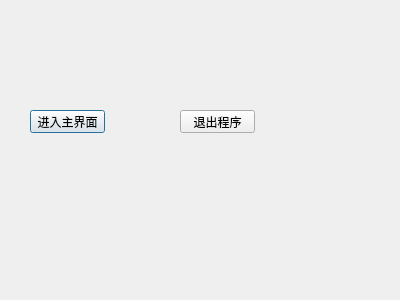
<?xml version="1.0" encoding="UTF-8"?>
<ui version="4.0">
 <class>MyDialog</class>
 <widget class="QDialog" name="MyDialog">
  <property name="geometry">
   <rect>
    <x>0</x>
    <y>0</y>
    <width>400</width>
    <height>300</height>
   </rect>
  </property>
  <property name="windowTitle">
   <string>Dialog</string>
  </property>
  <widget class="QPushButton" name="pushButton">
   <property name="geometry">
    <rect>
     <x>30</x>
     <y>110</y>
     <width>75</width>
     <height>23</height>
    </rect>
   </property>
   <property name="text">
    <string>进入主界面</string>
   </property>
  </widget>
  <widget class="QPushButton" name="pushButton_2">
   <property name="geometry">
    <rect>
     <x>180</x>
     <y>110</y>
     <width>75</width>
     <height>23</height>
    </rect>
   </property>
   <property name="text">
    <string>退出程序</string>
   </property>
  </widget>
 </widget>
 <resources/>
 <connections>
  <connection>
   <sender>pushButton_2</sender>
   <signal>clicked()</signal>
   <receiver>MyDialog</receiver>
   <slot>close()</slot>
   <hints>
    <hint type="sourcelabel">
     <x>216</x>
     <y>125</y>
    </hint>
    <hint type="destinationlabel">
     <x>246</x>
     <y>82</y>
    </hint>
   </hints>
  </connection>
 </connections>
</ui>
